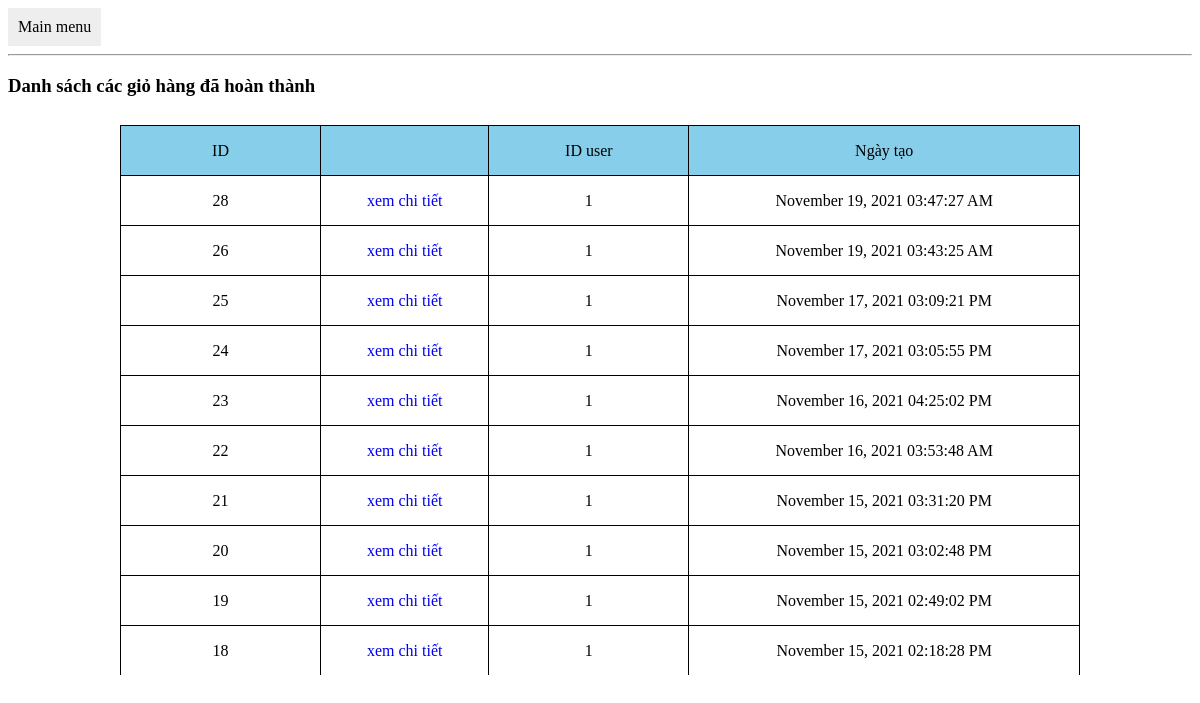
The app's page /admin/data_history.php, older data.
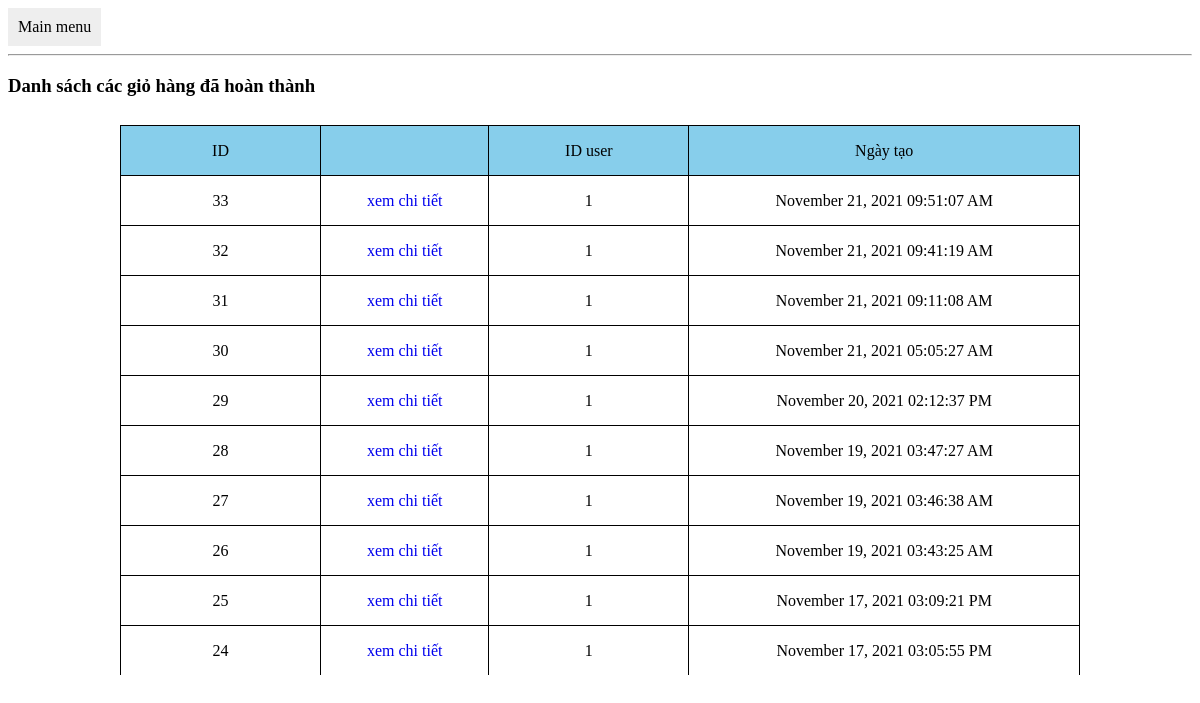
The same page, newer data.
### tables this page shows
CREATE TABLE `tbl_gio_hang` (
  `id_cart` int(100) NOT NULL,
  `id_user` int(100) NOT NULL,
  `status` varchar(100) NOT NULL,
  `date` date NOT NULL,
  `time` varchar(100) NOT NULL
);

### classes/func.php (called while the page is built, shortened)
<?php
    function query_id_don_hang_done($mysqli){
        $sql ="SELECT * FROM tbl_gio_hang WHERE status='done'  ORDER BY id_cart DESC";
        $query=mysqli_query($mysqli,$sql);
        return $query;
    }
?>

### admin/data_history.php (the view, shortened to what this page needs)
                <div class="menu">
                        <a href="index.php">Main menu</a>
                </div>
                <hr>
<?php
        include('../config/config.php');
        include('../classes/func.php');
        $query_id_gio_hang =query_id_don_hang_done($mysqli);
            ?>
                <h3>Danh sách các giỏ hàng đã hoàn thành</h3>
                <div class="main-body">
                    <table>
                            <tr style="background-color:skyblue">
                                <td style="width:60px">ID</td>
                                <td style="width:50px"></td>
                                <td style="width:60px">ID user</td>
                                <td style="width:120px">Ngày tạo</td>
                            </tr>
                            <?php while($row_don_hang = mysqli_fetch_array($query_id_gio_hang)){?>
                            <tr>
                                    <td><?php echo $row_don_hang['id_cart'];?></td>
                                    <td><a href="data_history.php?detail=show&id_cart=<?php echo $row_don_hang['id_cart'];?>">xem chi tiết</a></td>
                                    <td><?php echo $row_don_hang['id_user'];?></td>
                                    <td><?php echo $row_don_hang['time'];?></td>
                            </tr>
                            <?php } ?>
                     </table>
                </div>

Row changes from the older to the newer data that the page shows:
no longer on this page (row unchanged): tbl_gio_hang: id_cart "23", id_user "1", time "November 16, 2021 04:25:02 PM"
no longer on this page (row unchanged): tbl_gio_hang: id_cart "22", id_user "1", time "November 16, 2021 03:53:48 AM"
no longer on this page (row unchanged): tbl_gio_hang: id_cart "21", id_user "1", time "November 15, 2021 03:31:20 PM"
no longer on this page (row unchanged): tbl_gio_hang: id_cart "20", id_user "1", time "November 15, 2021 03:02:48 PM"
no longer on this page (row unchanged): tbl_gio_hang: id_cart "19", id_user "1", time "November 15, 2021 02:49:02 PM"
no longer on this page (row unchanged): tbl_gio_hang: id_cart "18", id_user "1", time "November 15, 2021 02:18:28 PM"
added tbl_gio_hang: id_cart "33", id_user "1", time "November 21, 2021 09:51:07 AM"
added tbl_gio_hang: id_cart "32", id_user "1", time "November 21, 2021 09:41:19 AM"
added tbl_gio_hang: id_cart "31", id_user "1", time "November 21, 2021 09:11:08 AM"
added tbl_gio_hang: id_cart "30", id_user "1", time "November 21, 2021 05:05:27 AM"
added tbl_gio_hang: id_cart "29", id_user "1", time "November 20, 2021 02:12:37 PM"
now on this page (row edited): tbl_gio_hang: id_cart "27", id_user "1", time "November 19, 2021 03:46:38 AM"
